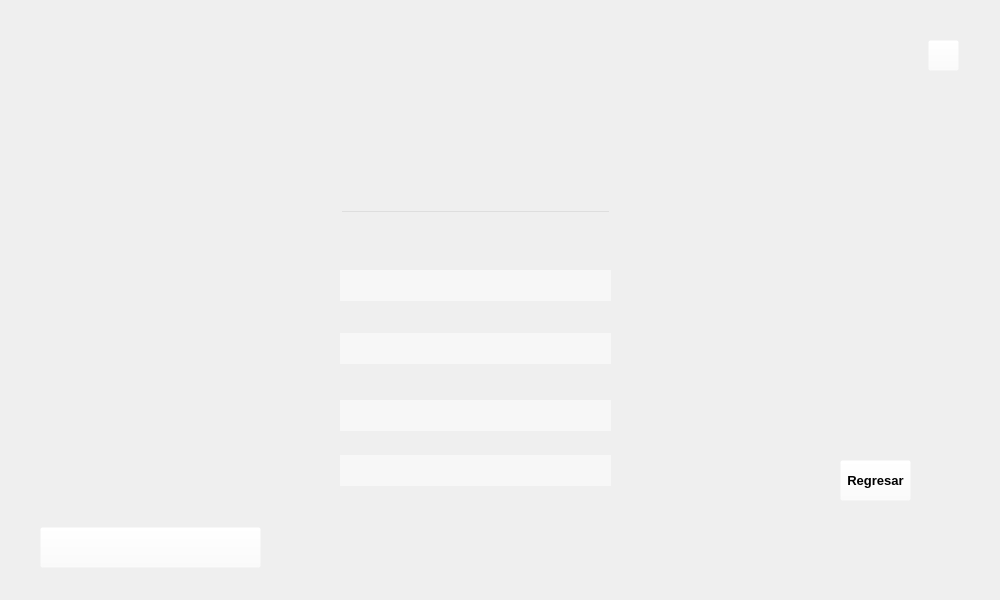
<?xml version="1.0" encoding="UTF-8"?>
<ui version="4.0">
 <class>Form</class>
 <widget class="QWidget" name="Form">
  <property name="geometry">
   <rect>
    <x>0</x>
    <y>0</y>
    <width>1000</width>
    <height>600</height>
   </rect>
  </property>
  <property name="windowTitle">
   <string>Form</string>
  </property>
  <widget class="QLabel" name="imgfondo">
   <property name="geometry">
    <rect>
     <x>0</x>
     <y>0</y>
     <width>1000</width>
     <height>600</height>
    </rect>
   </property>
   <property name="styleSheet">
    <string notr="true">border-image: url(:/img/imgcancelareserva.png);</string>
   </property>
   <property name="text">
    <string/>
   </property>
  </widget>
  <widget class="QLabel" name="message">
   <property name="geometry">
    <rect>
     <x>440</x>
     <y>500</y>
     <width>171</width>
     <height>51</height>
    </rect>
   </property>
   <property name="font">
    <font>
     <family>Times New Roman</family>
     <pointsize>12</pointsize>
    </font>
   </property>
   <property name="text">
    <string/>
   </property>
  </widget>
  <widget class="QPushButton" name="btn_regresar">
   <property name="geometry">
    <rect>
     <x>840</x>
     <y>460</y>
     <width>71</width>
     <height>41</height>
    </rect>
   </property>
   <property name="font">
    <font>
     <pointsize>10</pointsize>
     <weight>75</weight>
     <bold>true</bold>
    </font>
   </property>
   <property name="styleSheet">
    <string notr="true">background-color: rgb(255, 255, 255, 0);</string>
   </property>
   <property name="text">
    <string>Regresar</string>
   </property>
  </widget>
  <widget class="QPushButton" name="btn_close">
   <property name="geometry">
    <rect>
     <x>928</x>
     <y>40</y>
     <width>31</width>
     <height>31</height>
    </rect>
   </property>
   <property name="styleSheet">
    <string notr="true">background-color: rgba(255, 255, 255, 0);</string>
   </property>
   <property name="text">
    <string/>
   </property>
  </widget>
  <widget class="QLineEdit" name="idpelicula">
   <property name="geometry">
    <rect>
     <x>340</x>
     <y>210</y>
     <width>271</width>
     <height>31</height>
    </rect>
   </property>
   <property name="font">
    <font>
     <family>Times New Roman</family>
     <pointsize>14</pointsize>
    </font>
   </property>
   <property name="styleSheet">
    <string notr="true">background-color: rgba(255, 255, 255, 0);</string>
   </property>
  </widget>
  <widget class="QLabel" name="pelicula">
   <property name="geometry">
    <rect>
     <x>340</x>
     <y>270</y>
     <width>271</width>
     <height>31</height>
    </rect>
   </property>
   <property name="font">
    <font>
     <family>Times New Roman</family>
     <pointsize>14</pointsize>
    </font>
   </property>
   <property name="styleSheet">
    <string notr="true">background-color: rgba(255, 255, 255, 120);</string>
   </property>
   <property name="text">
    <string/>
   </property>
  </widget>
  <widget class="QLabel" name="duracion">
   <property name="geometry">
    <rect>
     <x>340</x>
     <y>333</y>
     <width>271</width>
     <height>31</height>
    </rect>
   </property>
   <property name="font">
    <font>
     <family>Times New Roman</family>
     <pointsize>14</pointsize>
    </font>
   </property>
   <property name="styleSheet">
    <string notr="true">background-color: rgba(255, 255, 255, 120);</string>
   </property>
   <property name="text">
    <string/>
   </property>
  </widget>
  <widget class="QLabel" name="genero">
   <property name="geometry">
    <rect>
     <x>340</x>
     <y>400</y>
     <width>271</width>
     <height>31</height>
    </rect>
   </property>
   <property name="font">
    <font>
     <family>Times New Roman</family>
     <pointsize>14</pointsize>
    </font>
   </property>
   <property name="styleSheet">
    <string notr="true">background-color: rgba(255, 255, 255, 120);</string>
   </property>
   <property name="text">
    <string/>
   </property>
  </widget>
  <widget class="QLabel" name="idioma">
   <property name="geometry">
    <rect>
     <x>340</x>
     <y>455</y>
     <width>271</width>
     <height>31</height>
    </rect>
   </property>
   <property name="font">
    <font>
     <family>Times New Roman</family>
     <pointsize>14</pointsize>
    </font>
   </property>
   <property name="styleSheet">
    <string notr="true">background-color: rgba(255, 255, 255, 120);</string>
   </property>
   <property name="text">
    <string/>
   </property>
  </widget>
  <widget class="QPushButton" name="btn_eliminar">
   <property name="geometry">
    <rect>
     <x>40</x>
     <y>527</y>
     <width>221</width>
     <height>41</height>
    </rect>
   </property>
   <property name="styleSheet">
    <string notr="true">background-color: rgba(255, 255, 255, 0);</string>
   </property>
   <property name="text">
    <string/>
   </property>
  </widget>
 </widget>
 <resources>
  <include location="img_rc.qrc"/>
 </resources>
 <connections/>
</ui>
